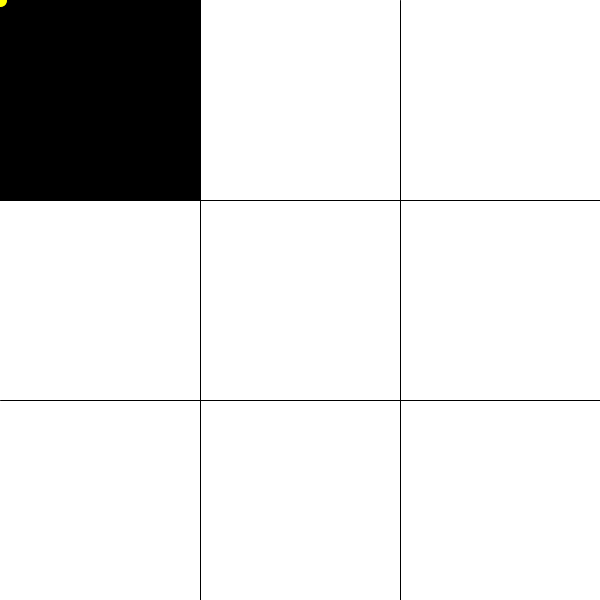
Frame 1 (no input)
Frame 60 (the mouse pressed at the canvas centre just before this capture): identical to frame 1, image omitted
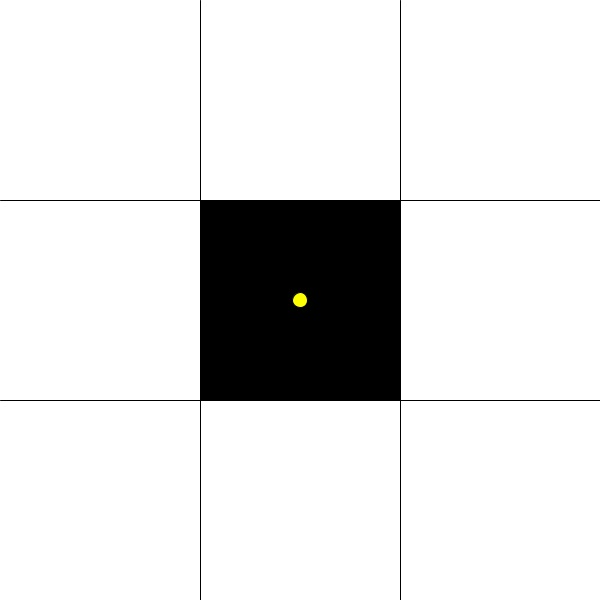
Frame 120 (the mouse held since frame 60 and released just before this capture)

The Processing sketch that drew these frames (run headless with seeded random() and noise(); from frame 60 on, the mouse is pressed at the canvas centre):

// Processing sketch: processing_135921
// ── processing_135921.pde

// ICE 8

/*
 Segment of window turns black when mouse is over it
 Yellow circle shows where mouse is
*/

float numSegments;  // number of rows and columns
float segmentSize;  // width and height of each block

void setup ( )
{
  size( 600, 600  );  //must be square
  numSegments = 3;
  segmentSize = width/numSegments;
}

void draw ( )
{
  drawGrid( );
  drawBlackBlock( );
  showMouse( );
}

void drawBlackBlock( )
{
  fill( 0 );
  
  if (mouseX < segmentSize && mouseY < segmentSize) {
    rect (0, 0, segmentSize, segmentSize);
  }
  else if (mouseX > segmentSize && mouseX < 2*segmentSize && mouseY < segmentSize) {
    rect (segmentSize, 0, segmentSize, segmentSize);
  }
  else if (mouseX > 2*segmentSize && mouseX < width && mouseY < segmentSize) {
    rect (2*segmentSize, 0, segmentSize, segmentSize);
  }
  
  else if (mouseX < segmentSize && mouseY > segmentSize && mouseY < 2*segmentSize) {
    rect (0, segmentSize, segmentSize, segmentSize);
  }
  else if (mouseX > segmentSize && mouseX < 2*segmentSize && mouseY > segmentSize && mouseY < 2*segmentSize) {
    rect (segmentSize, segmentSize, segmentSize, segmentSize);
  }
  else if (mouseX > 2*segmentSize && mouseX < width && mouseY > segmentSize && mouseY < 2*segmentSize) {
    rect (2*segmentSize, segmentSize, segmentSize, segmentSize);
  }
  
  else if (mouseX < segmentSize && mouseY > 2*segmentSize && mouseY < height) {
    rect (0, 2*segmentSize, segmentSize, segmentSize);
  }
  else if (mouseX > segmentSize && mouseX < 2*segmentSize && mouseY > 2*segmentSize && mouseY < height) {
    rect (segmentSize, 2*segmentSize, segmentSize, segmentSize);
  }
  else if (mouseX > 2*segmentSize && mouseX < width && mouseY > 2*segmentSize && mouseY < height) {
    rect (2*segmentSize, 2*segmentSize, segmentSize, segmentSize);
  }
}

void drawGrid( )
{
  background( 255 );
    // horizontal lines;
  line( 0, segmentSize, width, segmentSize);        // top line
  line( 0, 2*segmentSize, width, 2*segmentSize );   // bottom line
    // vertical lines:
  line( segmentSize, 0, segmentSize, height );      // left line
  line( 2*segmentSize, 0, 2*segmentSize, height );  // right line  
}


void showMouse( )
{  fill( 255, 255, 0 );
   ellipse( mouseX, mouseY,15, 15 );
}
